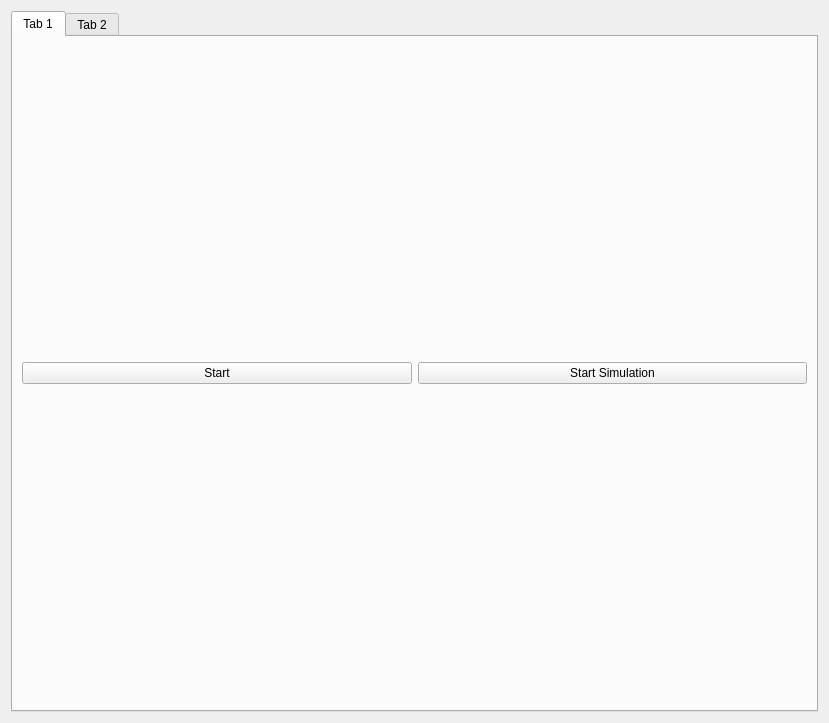
<?xml version="1.0" encoding="UTF-8"?>
<ui version="4.0">
 <class>MapWidget</class>
 <widget class="QWidget" name="MapWidget">
  <property name="geometry">
   <rect>
    <x>0</x>
    <y>0</y>
    <width>829</width>
    <height>723</height>
   </rect>
  </property>
  <property name="windowTitle">
   <string>Form</string>
  </property>
  <layout class="QHBoxLayout" name="horizontalLayout_2">
   <item>
    <widget class="QTabWidget" name="settingsTab">
     <property name="currentIndex">
      <number>0</number>
     </property>
     <widget class="QWidget" name="tab">
      <attribute name="title">
       <string>Tab 1</string>
      </attribute>
      <layout class="QVBoxLayout" name="verticalLayout_2">
       <item>
        <layout class="QVBoxLayout" name="verticalLayout"/>
       </item>
       <item>
        <layout class="QHBoxLayout" name="horizontalLayout">
         <item>
          <widget class="QPushButton" name="startButton">
           <property name="text">
            <string>Start</string>
           </property>
          </widget>
         </item>
         <item>
          <widget class="QPushButton" name="startSimButton">
           <property name="text">
            <string>Start Simulation</string>
           </property>
          </widget>
         </item>
        </layout>
       </item>
      </layout>
     </widget>
     <widget class="QWidget" name="tab_2">
      <attribute name="title">
       <string>Tab 2</string>
      </attribute>
      <layout class="QVBoxLayout" name="verticalLayout_3">
       <item>
        <layout class="QHBoxLayout" name="horizontalLayout_3">
         <item>
          <layout class="QFormLayout" name="formLayout_3">
           <property name="fieldGrowthPolicy">
            <enum>QFormLayout::AllNonFixedFieldsGrow</enum>
           </property>
           <item row="0" column="1">
            <layout class="QVBoxLayout" name="verticalLayout_4">
             <item>
              <widget class="QCheckBox" name="showDesiredSubCB_2">
               <property name="text">
                <string>Show Desired Sub</string>
               </property>
              </widget>
             </item>
            </layout>
           </item>
           <item row="1" column="0">
            <widget class="QCheckBox" name="aquaplexCB_2">
             <property name="text">
              <string>Aquaplex</string>
             </property>
            </widget>
           </item>
           <item row="1" column="1">
            <widget class="QCheckBox" name="transdec1CB_2">
             <property name="text">
              <string>Transdec 1</string>
             </property>
            </widget>
           </item>
           <item row="2" column="0">
            <widget class="QCheckBox" name="transdec2CB_2">
             <property name="text">
              <string>Transdec 2</string>
             </property>
            </widget>
           </item>
           <item row="2" column="1">
            <widget class="QCheckBox" name="transdec3CB_2">
             <property name="text">
              <string>Transdec 3</string>
             </property>
            </widget>
           </item>
           <item row="4" column="0">
            <widget class="QCheckBox" name="moveItemsCB_2">
             <property name="text">
              <string>Move Items</string>
             </property>
            </widget>
           </item>
           <item row="4" column="1">
            <widget class="QPushButton" name="saveMapButton_2">
             <property name="text">
              <string>Save Map</string>
             </property>
            </widget>
           </item>
           <item row="3" column="0">
            <widget class="QCheckBox" name="transdec4CB_2">
             <property name="text">
              <string>Transdec 4</string>
             </property>
            </widget>
           </item>
           <item row="3" column="1">
            <widget class="QCheckBox" name="checkBox_9">
             <property name="text">
              <string/>
             </property>
            </widget>
           </item>
          </layout>
         </item>
         <item>
          <widget class="Line" name="line">
           <property name="orientation">
            <enum>Qt::Horizontal</enum>
           </property>
          </widget>
         </item>
         <item>
          <layout class="QFormLayout" name="formLayout_4">
           <item row="0" column="1">
            <widget class="QPushButton" name="selectSimButton_2">
             <property name="text">
              <string>Select Simulation File</string>
             </property>
            </widget>
           </item>
           <item row="1" column="1">
            <widget class="QPushButton" name="selectVoxelButton_2">
             <property name="text">
              <string>Select Voxel File</string>
             </property>
            </widget>
           </item>
           <item row="1" column="0">
            <widget class="QLabel" name="label_2">
             <property name="font">
              <font>
               <pointsize>12</pointsize>
               <weight>75</weight>
               <bold>true</bold>
              </font>
             </property>
             <property name="text">
              <string>Load Voxel Data:</string>
             </property>
            </widget>
           </item>
           <item row="2" column="1">
            <widget class="QPushButton" name="showVoxelButton_2">
             <property name="text">
              <string>Show Voxel Data</string>
             </property>
            </widget>
           </item>
           <item row="2" column="0">
            <widget class="QLineEdit" name="voxelResolutionLineEdit_2">
             <property name="text">
              <string>Voxel Resolution</string>
             </property>
            </widget>
           </item>
          </layout>
         </item>
        </layout>
       </item>
      </layout>
     </widget>
    </widget>
   </item>
  </layout>
 </widget>
 <resources/>
 <connections/>
</ui>
